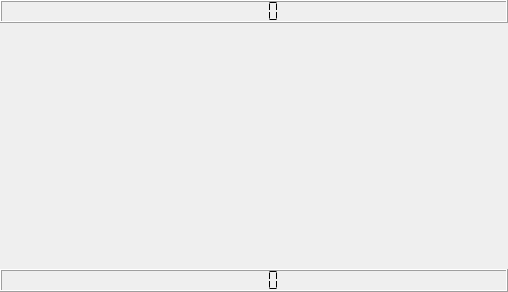
<?xml version="1.0" encoding="UTF-8"?>
<ui version="4.0">
 <class>BoardViewEx</class>
 <widget class="QWidget" name="BoardViewEx">
  <property name="geometry">
   <rect>
    <x>0</x>
    <y>0</y>
    <width>508</width>
    <height>292</height>
   </rect>
  </property>
  <property name="sizePolicy">
   <sizepolicy hsizetype="Ignored" vsizetype="Ignored">
    <horstretch>0</horstretch>
    <verstretch>0</verstretch>
   </sizepolicy>
  </property>
  <property name="minimumSize">
   <size>
    <width>200</width>
    <height>240</height>
   </size>
  </property>
  <property name="windowTitle">
   <string notr="true">Form</string>
  </property>
  <layout class="QHBoxLayout" name="horizontalLayout">
   <property name="spacing">
    <number>0</number>
   </property>
   <property name="leftMargin">
    <number>0</number>
   </property>
   <property name="topMargin">
    <number>0</number>
   </property>
   <property name="rightMargin">
    <number>0</number>
   </property>
   <property name="bottomMargin">
    <number>0</number>
   </property>
   <item>
    <layout class="QHBoxLayout" name="leftLayout"/>
   </item>
   <item>
    <layout class="QVBoxLayout" name="middleLayout" stretch="0,0,0,0,0">
     <item>
      <layout class="QHBoxLayout" name="topLayout">
       <property name="sizeConstraint">
        <enum>QLayout::SetDefaultConstraint</enum>
       </property>
      </layout>
     </item>
     <item>
      <widget class="DigitalClock" name="timeTop">
       <property name="segmentStyle">
        <enum>QLCDNumber::Flat</enum>
       </property>
      </widget>
     </item>
     <item>
      <layout class="QVBoxLayout" name="verticalLayout" stretch="0,0,0">
       <property name="spacing">
        <number>0</number>
       </property>
       <property name="sizeConstraint">
        <enum>QLayout::SetDefaultConstraint</enum>
       </property>
       <item>
        <spacer name="verticalSpacer">
         <property name="orientation">
          <enum>Qt::Vertical</enum>
         </property>
         <property name="sizeHint" stdset="0">
          <size>
           <width>20</width>
           <height>40</height>
          </size>
         </property>
        </spacer>
       </item>
       <item>
        <widget class="BoardView" name="boardView" native="true">
         <property name="sizePolicy">
          <sizepolicy hsizetype="MinimumExpanding" vsizetype="MinimumExpanding">
           <horstretch>0</horstretch>
           <verstretch>0</verstretch>
          </sizepolicy>
         </property>
         <property name="minimumSize">
          <size>
           <width>200</width>
           <height>200</height>
          </size>
         </property>
        </widget>
       </item>
       <item>
        <spacer name="verticalSpacer_2">
         <property name="orientation">
          <enum>Qt::Vertical</enum>
         </property>
         <property name="sizeHint" stdset="0">
          <size>
           <width>20</width>
           <height>40</height>
          </size>
         </property>
        </spacer>
       </item>
      </layout>
     </item>
     <item>
      <widget class="DigitalClock" name="timeBottom">
       <property name="segmentStyle">
        <enum>QLCDNumber::Flat</enum>
       </property>
      </widget>
     </item>
     <item>
      <layout class="QHBoxLayout" name="bottomLayout"/>
     </item>
    </layout>
   </item>
   <item>
    <layout class="QHBoxLayout" name="rightLayout"/>
   </item>
  </layout>
 </widget>
 <customwidgets>
  <customwidget>
   <class>BoardView</class>
   <extends>QWidget</extends>
   <header>boardview.h</header>
  </customwidget>
  <customwidget>
   <class>DigitalClock</class>
   <extends>QLCDNumber</extends>
   <header>digitalclock.h</header>
  </customwidget>
 </customwidgets>
 <resources/>
 <connections/>
</ui>
